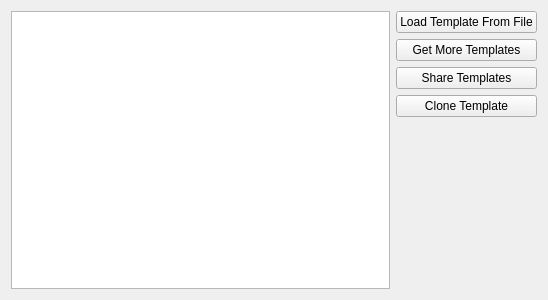
<?xml version="1.0" encoding="UTF-8"?>
<ui version="4.0">
 <class>TemplatePage</class>
 <widget class="QWidget" name="TemplatePage">
  <property name="geometry">
   <rect>
    <x>0</x>
    <y>0</y>
    <width>548</width>
    <height>300</height>
   </rect>
  </property>
  <layout class="QHBoxLayout" name="horizontalLayout">
   <item>
    <widget class="QTreeView" name="treeView">
     <attribute name="headerVisible">
      <bool>false</bool>
     </attribute>
    </widget>
   </item>
   <item>
    <layout class="QVBoxLayout" name="verticalLayout">
     <item>
      <widget class="QPushButton" name="loadButton">
       <property name="text">
        <string>Load Template From File</string>
       </property>
       <property name="icon">
        <iconset theme="application-x-archive">
         <normaloff/>
        </iconset>
       </property>
      </widget>
     </item>
     <item>
      <widget class="QPushButton" name="getNewButton">
       <property name="text">
        <string>Get More Templates</string>
       </property>
       <property name="icon">
        <iconset theme="get-hot-new-stuff">
         <normaloff/>
        </iconset>
       </property>
      </widget>
     </item>
     <item>
      <widget class="QPushButton" name="shareButton">
       <property name="text">
        <string>Share Templates</string>
       </property>
       <property name="icon">
        <iconset theme="get-hot-new-stuff">
         <normaloff/>
        </iconset>
       </property>
      </widget>
     </item>
     <item>
      <widget class="QPushButton" name="extractButton">
       <property name="text">
        <string>Clone Template</string>
       </property>
       <property name="icon">
        <iconset theme="archive-extract"/>
       </property>
      </widget>
     </item>
     <item>
      <spacer name="verticalSpacer">
       <property name="orientation">
        <enum>Qt::Vertical</enum>
       </property>
       <property name="sizeHint" stdset="0">
        <size>
         <width>20</width>
         <height>40</height>
        </size>
       </property>
      </spacer>
     </item>
    </layout>
   </item>
  </layout>
 </widget>
 <customwidgets>
  <customwidget>
   <class>QPushButton</class>
   <extends>QPushButton</extends>
   <header>kpushbutton.h</header>
  </customwidget>
 </customwidgets>
 <resources/>
 <connections/>
</ui>
